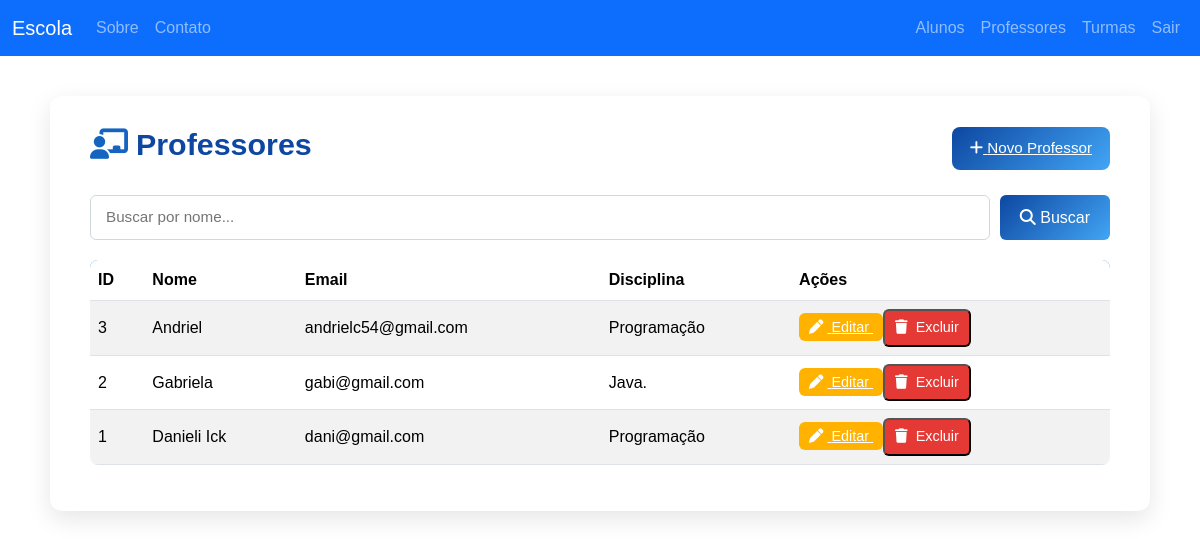
Page /professores/ (signed in) on the earlier database version.
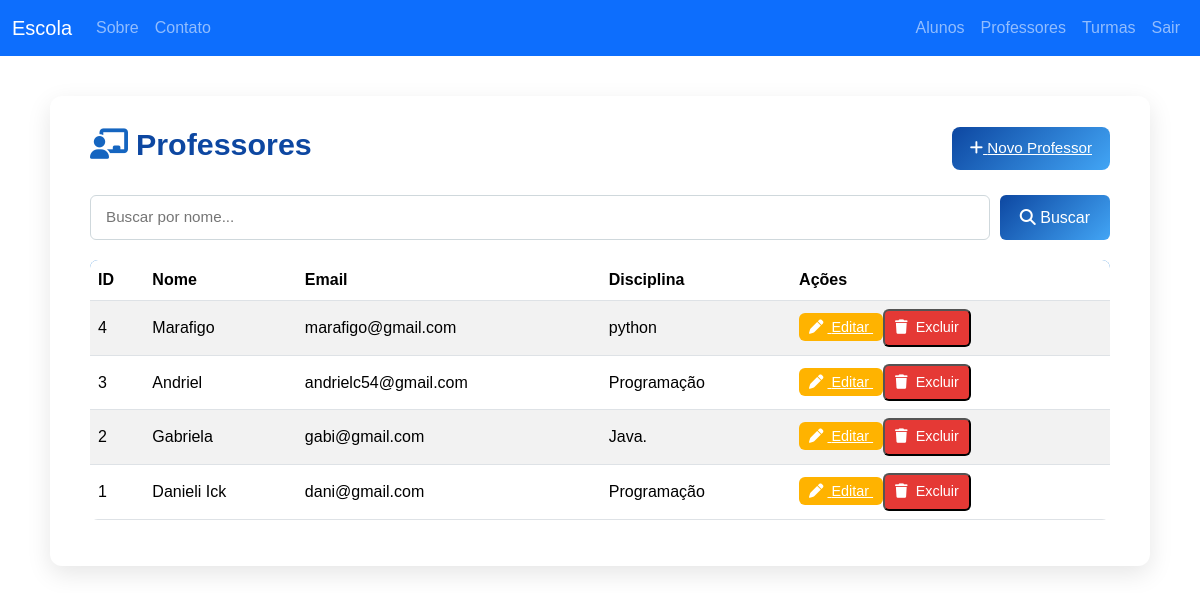
Same page on the later database version.
### app/models/professor.py (models this page shows)
class Professor(db.Model):
    id = db.Column(db.Integer, primary_key=True)
    nome = db.Column(db.String(120), nullable=False)
    email = db.Column(db.String(120), unique=True, nullable=False)
    area = db.Column(db.String(120), nullable=False)

### app/controllers/professores.py (the view)
@bp.route("/")
@login_required
def lista():
    q = request.args.get("q","").strip()
    if q:
        items = Professor.query.filter(Professor.nome.ilike(f"%{q}%")).all()
    else:
        items = Professor.query.order_by(Professor.id.desc()).all()
    return render_template("professores/list.html", professores=items, q=q)

### app/views/templates/professores/list.html (shortened to what this page needs)
{% extends 'professores/professores_base.html' %}
{% block styles %}
  <link rel="stylesheet" href="{{ url_for('static', filename='css/professores.css') }}?v=1">
{% endblock %}
{% block content %}
<section class="professores-container">
  <div class="professores-header">
    <h1><i class="fa-solid fa-chalkboard-user"></i> Professores</h1>
    <a href="{{ url_for('professores.novo') }}" class="btn-novo">
      <i class="fa-solid fa-plus"></i> Novo Professor
    </a>
  </div>
  <form class="search-bar" method="get">
    <input type="text" name="q" value="{{ q }}" placeholder="Buscar por nome...">
    <button type="submit"><i class="fa-solid fa-search"></i> Buscar</button>
  </form>
  {% if professores %}
  <table class="table table-striped align-middle">
    <thead>
      <tr>
        <th>ID</th>
        <th>Nome</th>
        <th>Email</th>
        <th>Disciplina</th>
        <th>Ações</th>
      </tr>
    </thead>
    <tbody>
      {% for p in professores %}
      <tr>
        <td>{{ p.id }}</td>
        <td>{{ p.nome }}</td>
        <td>{{ p.email }}</td>
        <td>{{ p.area }}</td>
        <td>
          <a href="{{ url_for('professores.editar', id=p.id) }}" class="btn-action btn-edit">
            <i class="fa-solid fa-pen"></i> Editar
          </a>
          <form method="post" action="{{ url_for('professores.excluir', id=p.id) }}" style="display:inline;" onsubmit="return confirm('Deseja realmente excluir este professor?')">
            <button class="btn-action btn-delete" type="submit">
              <i class="fa-solid fa-trash"></i> Excluir
            </button>
          </form>
        </td>
      </tr>
      {% endfor %}
    </tbody>
  </table>
  {% else %}
    <div class="alert alert-info mt-3">
      Nenhum professor cadastrado ainda.
    </div>
  {% endif %}
</section>
{% endblock %}

Differences in the rows shown:
added Professor: id "4", nome "Marafigo", email "marafigo@gmail.com", area "python"
